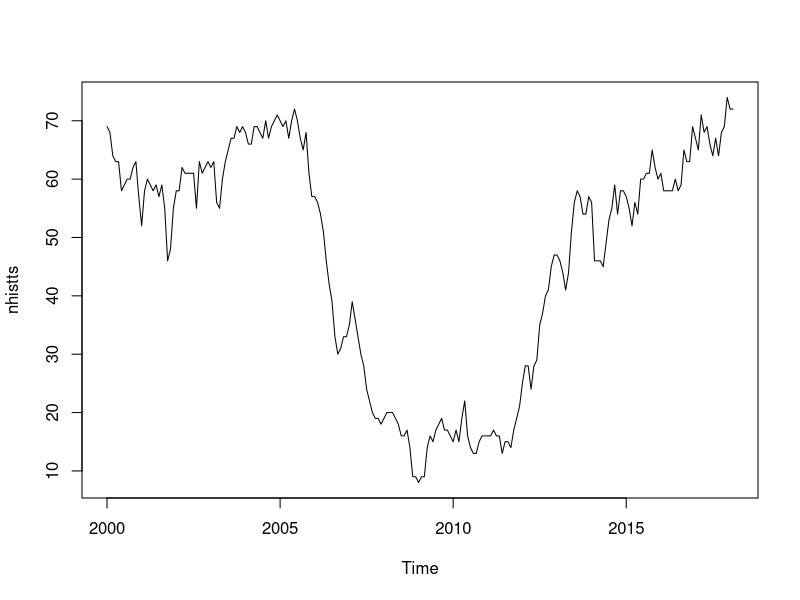
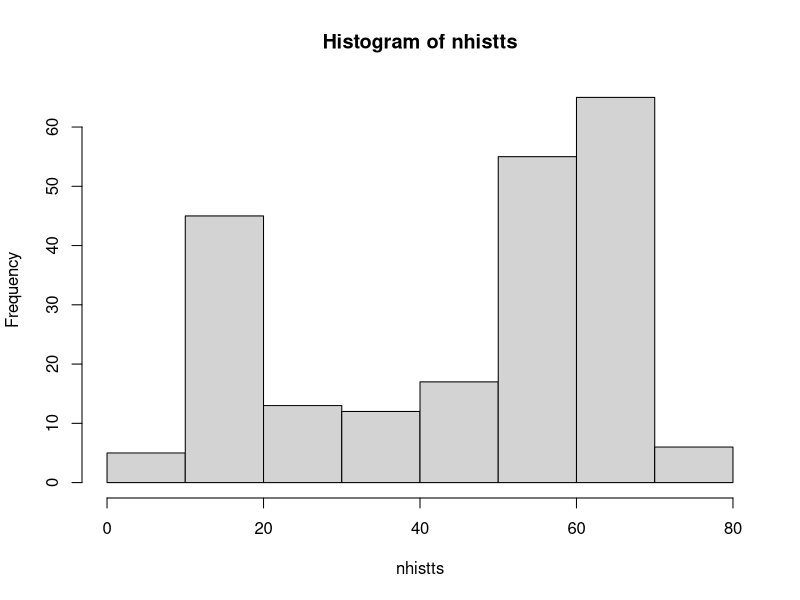
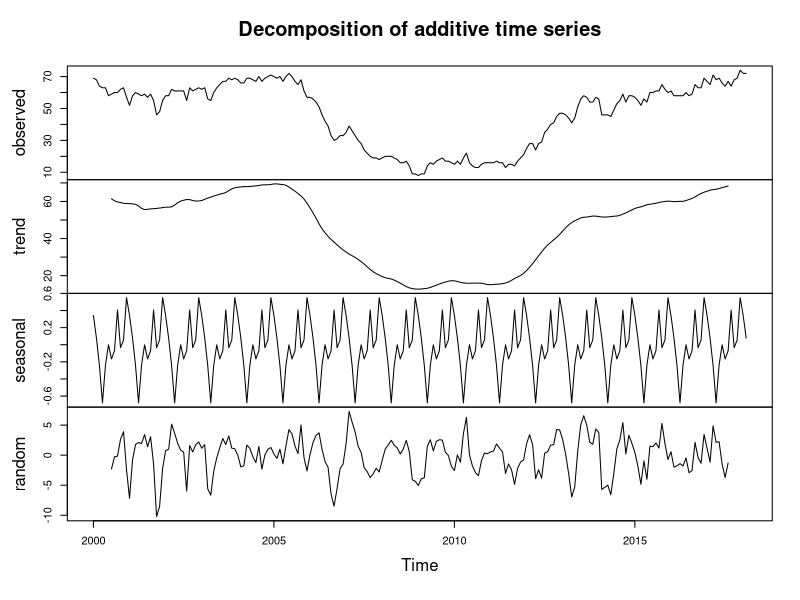
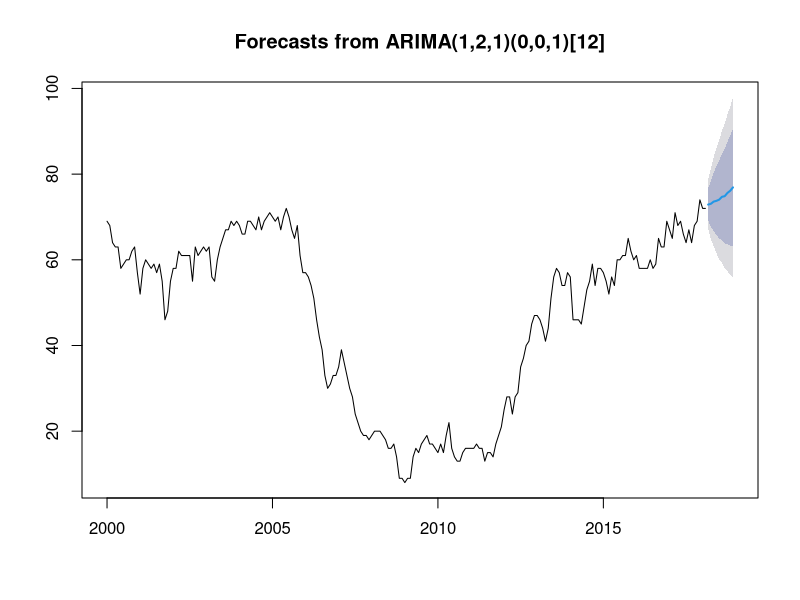

Recreate these plots in R, in order.
## ---- chunk 1
# import history data from the file and convert the data into time series object
nhist <- read.csv("national_history.csv", header = TRUE)
nhistts <- ts(nhist[,2], frequency = 12, start = c(2000,1), end = c(2018,2))

# get a sense of what the data looks like
plot(nhistts)
hist(nhistts)
summary(nhistts)
nhisttscomp <- decompose(nhistts)
plot(nhisttscomp)
## ---- chunk 2
# to select a time series model using cross validation due to the continuous requirement 
# of time series model, a rolling basis cross validation will be implented

# load necessary library
library(forecast)

# to create a group identifier for each year andthe 2 monthes in 2018 will be combined with 2017
id <- rep(1:18, each = 12)
id <- c(id, c(18, 18))

# to create one numeric vector for storing mae value and one list for ARIMA parameters
models <- vector("list", 17)
maes <- vector("numeric", 17)

# loop through every traning group
for (i in 2:17){
  nhisttsforecast <- auto.arima(window(nhistts, 2000, c(1999 + i, 12)), D = 1, trace = TRUE)
  models[[i]] <- nhisttsforecast$arma
  if (i < 17){
    pred <- forecast(nhisttsforecast, 12)
  } else {
    pred <- forecast(nhisttsforecast, 14)
  }
  maes[i] <- mean(abs(pred$mean - nhistts[id == i + 1]))
}

# using mae criterion for the best fitting model
models[[which.min(maes[2:14]) + 1]]
## ---- chunk 3
# fit the optimal model to the whole data set
nhisttsforecast <- arima(nhistts, order = c(1, 2, 1), seasonal = list(order = c(0, 0, 1), period = 12))
prediction <- forecast(nhisttsforecast, 10)
prediction
plot(prediction)
## ---- chunk 4
# create a new data set with out the drop period
nhist.adj <- rbind(nhist[1:108,],nhist[145:218,])
nhistts.adj <- ts(nhist.adj[,2], frequency = 12, start = 1)


